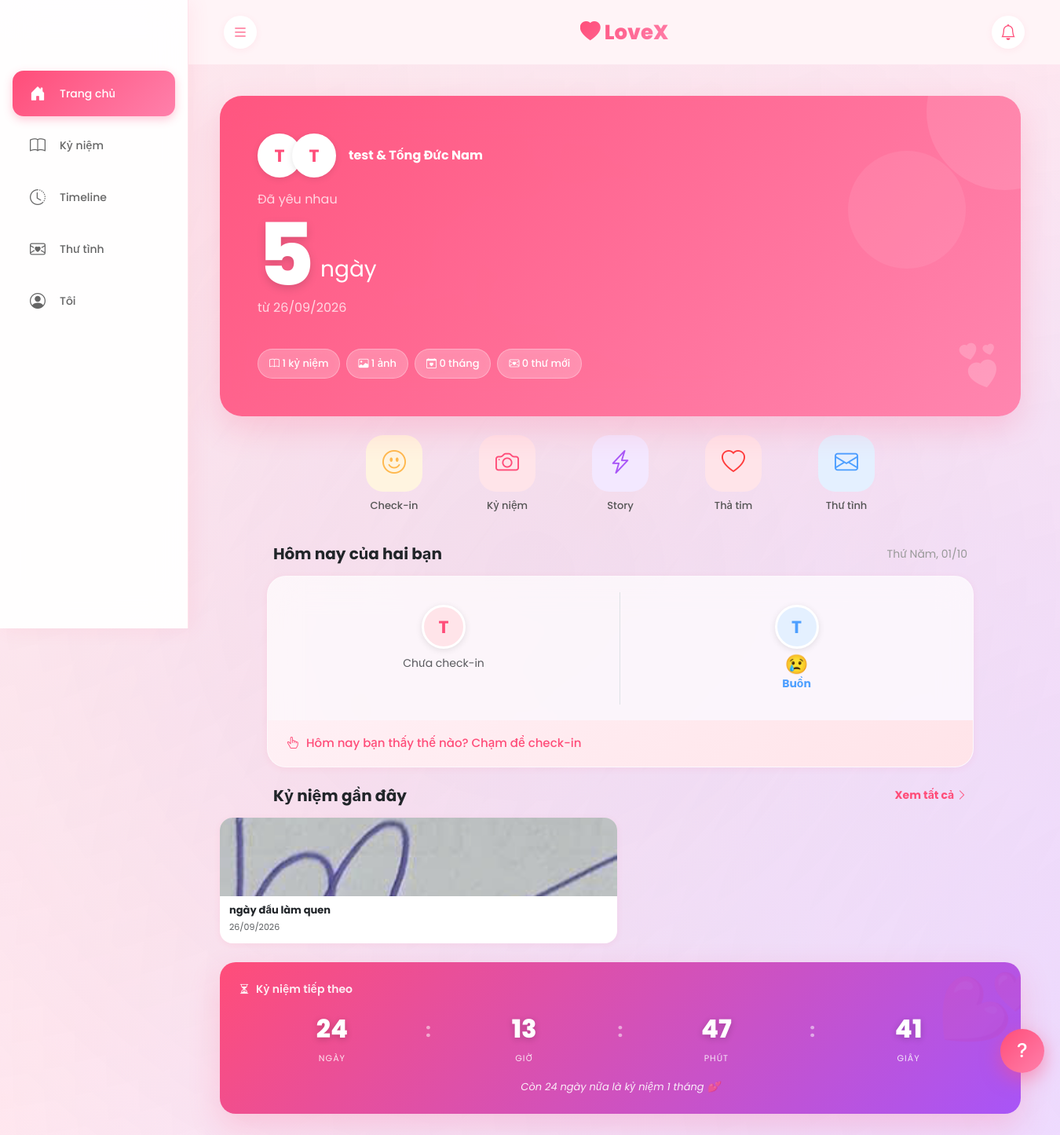
/loveapp/public/index.php?action=home (signed in), run on the app's committed database.
### tables this page shows
CREATE TABLE `users` (
  `id` int(11) NOT NULL,
  `email` varchar(255) DEFAULT NULL,
  `username` varchar(50) NOT NULL,
  `password_hash` varchar(255) NOT NULL,
  `display_name` varchar(100) NOT NULL,
  `avatar_url` text DEFAULT NULL,
  `couple_id` int(11) DEFAULT NULL,
  `pair_code` varchar(10) DEFAULT NULL,
  `created_at` timestamp NOT NULL DEFAULT current_timestamp(),
  `bio` text DEFAULT NULL,
  `birthday` date DEFAULT NULL,
  `onboarding_done` tinyint(1) DEFAULT 0
);

CREATE TABLE `checkins` (
  `id` int(11) NOT NULL,
  `couple_id` int(11) NOT NULL,
  `user_id` int(11) NOT NULL,
  `mood` enum('happy','love','normal','sad','angry','tired') NOT NULL,
  `note` text DEFAULT NULL,
  `checkin_date` date NOT NULL,
  `created_at` timestamp NOT NULL DEFAULT current_timestamp()
);

CREATE TABLE `memories` (
  `id` int(11) NOT NULL,
  `couple_id` int(11) NOT NULL,
  `title` varchar(255) NOT NULL,
  `description` text DEFAULT NULL,
  `event_date` date NOT NULL,
  `image_url` varchar(500) DEFAULT NULL,
  `created_by` int(11) NOT NULL,
  `created_at` timestamp NOT NULL DEFAULT current_timestamp()
);

### app/views/home.php (the view, shortened to what the rows shown need)
<?php
$daysTogether = $daysTogether ?? 0;
$monthsTogether = $monthsTogether ?? 0;
$startDate = $startDate ?? date('Y-m-d');
$memoryCount = $memoryCount ?? 0;
$photoCount = $photoCount ?? 0;
$unreadLetters = $unreadLetters ?? 0;
$partner = $partner ?? null;
$todayCheckins = $todayCheckins ?? [];
$myCheckin = $myCheckin ?? null;
$partnerCheckin = $partnerCheckin ?? null;
$allMemories = $allMemories ?? [];
if ($myCheckin === null && !empty($todayCheckins)) {
    foreach ($todayCheckins as $c) {
        if ($partner && isset($c['user_id']) && $c['user_id'] == $partner['id']) {
            $partnerCheckin = $c;
        }
    }
}
require_once __DIR__ . '/layouts/header.php';
$myCheckin      = $myCheckin ?? null;
$partnerCheckin = $partnerCheckin ?? null;
$todayCheckins  = $todayCheckins ?? [];
$partner        = $partner ?? null;
$memoryCount    = $memoryCount ?? 0;
$photoCount     = $photoCount ?? 0;
$unreadLetters  = $unreadLetters ?? 0;
if (empty($myCheckin) && !empty($todayCheckins)) {
    foreach ($todayCheckins as $c) {
        if ($partner && $c['user_id'] == $partner['id']) $partnerCheckin = $c;
    }
}
if (!function_exists('getMoodEmoji')) {
    function getMoodEmoji($mood)
    {
        $map = ['happy' => '😄', 'love' => '🥰', 'normal' => '😐', 'tired' => '😴', 'sad' => '😢', 'angry' => '😡'];
        return $map[$mood] ?? '😐';
    }
}
if (!function_exists('getMoodText')) {
    function getMoodText($mood)
    {
        $map = ['happy' => 'Vui vẻ', 'love' => 'Yêu đời', 'normal' => 'Bình thường', 'tired' => 'Mệt mỏi', 'sad' => 'Buồn', 'angry' => 'Giận'];
        return $map[$mood] ?? 'Bình thường';
    }
}
$myInitial      = strtoupper(mb_substr($_SESSION['display_name'], 0, 1));
$partnerInitial = $partner ? strtoupper(mb_substr($partner['display_name'], 0, 1)) : '?';
$partnerName    = $partner ? htmlspecialchars($partner['display_name']) : '...';
$myName         = htmlspecialchars($_SESSION['display_name']);
$days = ['Sunday' => 'Chủ nhật', 'Monday' => 'Thứ Hai', 'Tuesday' => 'Thứ Ba', 'Wednesday' => 'Thứ Tư', 'Thursday' => 'Thứ Năm', 'Friday' => 'Thứ Sáu', 'Saturday' => 'Thứ Bảy'];
$today = $days[date('l')] . ', ' . date('d/m');
?>
<header class="app-header">
    <div class="container">
        <div class="d-flex justify-content-between align-items-center">
            <button class="btn-icon" onclick="toggleSidebar()">
                <i class="bi bi-list"></i>
            </button>
            <div class="logo">
                <i class="bi bi-heart-fill"></i> LoveX
            </div>
            <div class="d-flex gap-2">
                <a href="<?= base_url('index.php?action=letters') ?>" class="btn-icon position-relative">
                    <i class="bi bi-bell"></i>
                </a>
            </div>
        </div>
    </div>
</header>
<main class="container pb-5">
    <div class="hero-card" data-aos="fade-up">
        <div class="hero-bg-decoration"></div>
        <div class="d-flex align-items-center mb-3">
            <div class="avatar-stack">
                <div class="avatar-circle"><?= $myInitial ?></div>
                <div class="avatar-circle"><?= $partnerInitial ?></div>
            </div>
            <span class="ms-3 fw-bold text-white">
                <?= $myName ?> & <?= $partnerName ?>
            </span>
        </div>
        <p class="text-white opacity-75 mb-1">Đã yêu nhau</p>
        <div class="d-flex align-items-end">
            <h1 class="days-counter mb-0"><?= $daysTogether ?></h1>
            <span class="fs-3 ms-2 mb-3 text-white">ngày</span>
        </div>
        <p class="text-white opacity-75">từ <?= date('d/m/Y', strtotime($startDate)) ?></p>
        <div class="d-flex flex-wrap gap-2 mt-4">
            <span class="stat-badge">
                <i class="bi bi-book"></i> <?= $memoryCount ?> kỷ niệm
            </span>
            <span class="stat-badge">
                <i class="bi bi-image"></i> <?= $photoCount ?> ảnh
            </span>
            <span class="stat-badge">
                <i class="bi bi-calendar-heart"></i> <?= $monthsTogether ?> tháng
            </span>
            <span class="stat-badge">
                <i class="bi bi-envelope-heart"></i> <?= $unreadLetters ?> thư mới
            </span>
        </div>
        <div class="hero-illustration">
            <i class="bi bi-hearts"></i>
        </div>
    </div>
    <div class="quick-actions" data-aos="fade-up" data-aos-delay="100">
        <div class="quick-action" onclick="openCheckinModal()">
            <div class="qa-icon qa-yellow">
                <i class="bi bi-emoji-smile"></i>
            </div>
            <span>Check-in</span>
        </div>
        <a href="<?= base_url('index.php?action=memories') ?>" class="quick-action">
            <div class="qa-icon qa-pink">
                <i class="bi bi-camera"></i>
            </div>
            <span>Kỷ niệm</span>
        </a>
        <a href="<?= base_url('index.php?action=story') ?>" class="quick-action">
            <div class="qa-icon qa-purple">
                <i class="bi bi-lightning-charge"></i>
            </div>
            <span>Story</span>
        </a>
        <div class="quick-action" onclick="sendHeart()">
            <div class="qa-icon qa-red">
                <i class="bi bi-heart"></i>
            </div>
            <span>Thả tim</span>
        </div>
        <a href="<?= base_url('index.php?action=letters') ?>" class="quick-action">
            <div class="qa-icon qa-blue">
                <i class="bi bi-envelope"></i>
            </div>
            <span>Thư tình</span>
        </a>
    </div>
    <div class="section-header" data-aos="fade-up" data-aos-delay="200">
        <h5>Hôm nay của hai bạn</h5>
        <small><?= $today ?></small>
    </div>
    <div class="today-card" data-aos="fade-up" data-aos-delay="250">
        <div class="row g-0">
            <div class="col-6 text-center py-3 border-end">
                <div class="avatar-circle mx-auto mb-2" style="background: #FFE4E9; color: #FF4D79;">
                    <?= $myInitial ?>
                </div>
                <?php if ($myCheckin): ?>
                    <div class="mood-display">
                        <span class="mood-emoji-sm"><?= getMoodEmoji($myCheckin['mood']) ?></span>
                        <p class="small mb-0 fw-bold text-pink"><?= getMoodText($myCheckin['mood']) ?></p>
                    </div>
                <?php else: ?>
                    <p class="small mb-0 text-muted">Chưa check-in</p>
                <?php endif; ?>
            </div>
            <div class="col-6 text-center py-3">
                <div class="avatar-circle mx-auto mb-2" style="background: #E4F0FF; color: #4D9FFF;">
                    <?= $partnerInitial ?>
                </div>
                <?php if ($partnerCheckin): ?>
                    <div class="mood-display">
                        <span class="mood-emoji-sm"><?= getMoodEmoji($partnerCheckin['mood']) ?></span>
                        <p class="small mb-0 fw-bold" style="color: #4D9FFF;"><?= getMoodText($partnerCheckin['mood']) ?></p>
                    </div>
                <?php else: ?>
                    <p class="small mb-0 text-muted">Chưa cập nhật</p>
                <?php endif; ?>
            </div>
        </div>
        <div class="checkin-cta" onclick="openCheckinModal()">
            <i class="bi bi-hand-index-thumb"></i>
            <span><?= $myCheckin ? 'Cập nhật lại cảm xúc hôm nay' : 'Hôm nay bạn thấy thế nào? Chạm để check-in' ?></span>
        </div>
    </div>
    <?php if (!empty($allMemories)): ?>
        <div class="section-header mt-4" data-aos="fade-up">
            <h5>Kỷ niệm gần đây</h5>
            <a href="<?= base_url('index.php?action=memories') ?>" class="text-pink small fw-bold text-decoration-none">
                Xem tất cả <i class="bi bi-chevron-right"></i>
            </a>
        </div>
        <div class="row g-2" data-aos="fade-up">
            <?php foreach (array_slice($allMemories, 0, 2) as $mem): ?>
                <div class="col-6">
                    <a href="<?= base_url('index.php?action=memories') ?>" class="text-decoration-none">
                        <div class="mini-memory-card">
                            <?php if ($mem['image_url']): ?>
                                <img src="<?= base_url($mem['image_url']) ?>" alt="">
                            <?php else: ?>
                                <div class="mini-memory-placeholder">
                                    <i class="bi bi-book"></i>
                                </div>
                            <?php endif; ?>
                            <div class="mini-memory-content">
                                <h6 class="mb-0 text-dark fw-bold"><?= htmlspecialchars(mb_substr($mem['title'], 0, 20)) ?></h6>
                                <small class="text-muted"><?= date('d/m/Y', strtotime($mem['event_date'])) ?></small>
                            </div>
                        </div>
                    </a>
                </div>
            <?php endforeach; ?>
        </div>
    <?php endif; ?>
    <div class="countdown-section" data-aos="fade-up">
        <div class="countdown-card">
            <div class="countdown-header">
                <i class="bi bi-hourglass-split"></i>
                <span>Kỷ niệm tiếp theo</span>
            </div>
            <div class="countdown-timer" id="countdown">
                <div class="countdown-item">
                    <span class="countdown-num" id="cdDays">--</span>
                    <small>Ngày</small>
                </div>
                <div class="countdown-sep">:</div>
                <div class="countdown-item">
                    <span class="countdown-num" id="cdHours">--</span>
                    <small>Giờ</small>
                </div>
                <div class="countdown-sep">:</div>
                <div class="countdown-item">
                    <span class="countdown-num" id="cdMins">--</span>
                    <small>Phút</small>
                </div>
                <div class="countdown-sep">:</div>
                <div class="countdown-item">
                    <span class="countdown-num" id="cdSecs">--</span>
                    <small>Giây</small>
                </div>
            </div>
            <div class="countdown-label" id="countdownLabel">
            </div>
        </div>
    </div>
</main>
<?php require_once __DIR__ . '/layouts/footer.php'; ?>

### data on the page
users: display_name "T", display_name "Tống Đức Nam"
checkins: mood "😢", mood "Buồn"
memories: image_url (picture), title "ngày đầu làm quen", event_date "26/09/2026"

### other printed values
$myInitial "T"
$myName "test"
$daysTogether "5"
date('d/m/Y', strtotime($startDate)) "26/09/2026"
$memoryCount "1"
$photoCount "1"
$monthsTogether "0"
$unreadLetters "0"
$today "Thứ Năm, 01/10"
